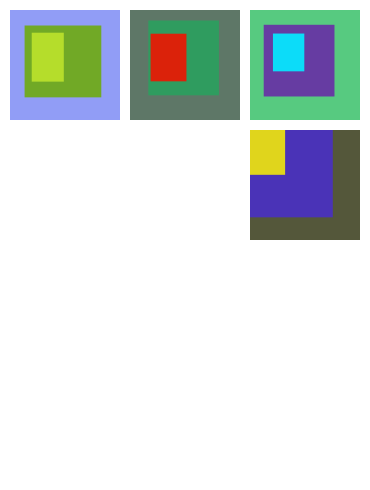
Frame 1 (no input)
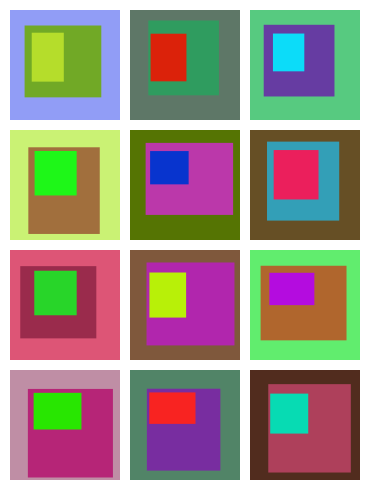
Frame 60 (the mouse pressed at the canvas centre just before this capture)
Frame 120 (the mouse held since frame 60 and released just before this capture): identical to frame 60, image omitted

The Processing sketch that drew these frames (run headless with seeded random() and noise(); from frame 60 on, the mouse is pressed at the canvas centre):

// Processing sketch: sketch_140918a
// ── sketch_140918a.pde
int a = 10;
int i = 10;
int posX = width/3;
int posY = height/3;

void setup(){
colorMode(HSB, 360, 100, 100);
size (370, 490);
noStroke();
background (360);

}


void draw(){
  
for (int i = 10; i<371; i = i + 120) { 
 
  fill (random(0, 360),random(20, 100),random(30, 100));
  if (i >= 370) {
  rect (250, a = a + 120, 110, 110);
  fill (random(0, 360),random(60, 80),random(60, 80));
    rect (250, a, random(70,90), random(70,90));
  fill (random(0, 360),random(80, 100),random(80, 100));
        rect (250, a, random(30, 50), random(30,50));
  } else {
  rect (i, a, 110, 110); 
  fill (random(0, 360),random(60, 80),random(60, 80));
    rect (i + random(10,20), a + random(10,20), random(70,90), random(70,90));
  fill (random(0, 360),random(80, 100),random(80, 100));
        rect (i + random(19,25), a + random(19,25), random(30,50), random(30,50));

  }  
}

}

 
   

  
